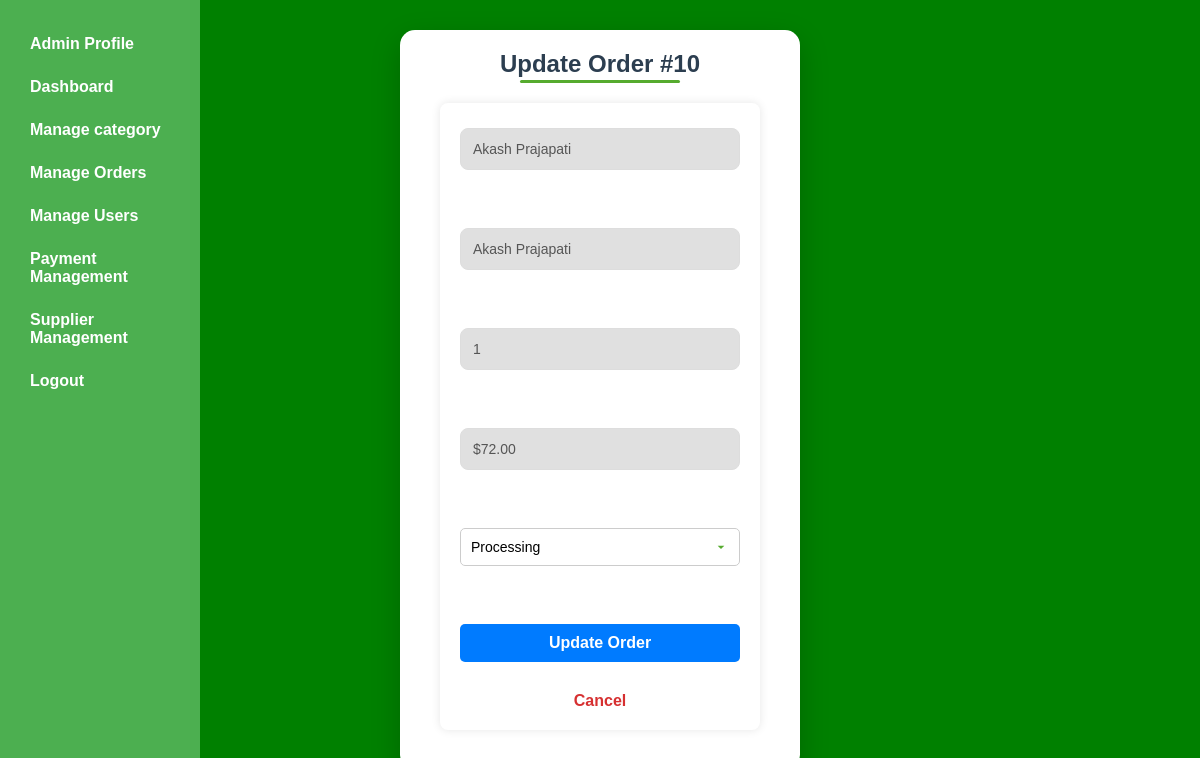
Page /admin/update-orders.php?id=10 (signed in) on the committed database.
### tables this page shows
CREATE TABLE IF NOT EXISTS `orders` (
  `id` int NOT NULL AUTO_INCREMENT,
  `user_id` int NOT NULL,
  `name` varchar(255) NOT NULL,
  `address` text NOT NULL,
  `email` varchar(255) NOT NULL,
  `product_name` varchar(255) NOT NULL,
  `quantity` int NOT NULL,
  `total_price` decimal(10,2) NOT NULL,
  `payment_id` varchar(255) NOT NULL,
  `payment_status` enum('Paid','Failed') DEFAULT 'Failed',
  `order_date` timestamp NULL DEFAULT CURRENT_TIMESTAMP,
  `status` enum('Pending','Processing','Shipped','Delivered','Cancelled') DEFAULT 'Pending',
  PRIMARY KEY (`id`),
  KEY `user_id` (`user_id`)
);

### admin/update-orders.php (the view, shortened to what this page needs)
<?php
include "../config.php";
include "sidebar.php";
$order_id = $_GET['id'];
$query = "SELECT * FROM orders WHERE id = ?";
$stmt = mysqli_prepare($conn, $query);
mysqli_stmt_bind_param($stmt, "i", $order_id);
mysqli_stmt_execute($stmt);
$result = mysqli_stmt_get_result($stmt);
$order = mysqli_fetch_assoc($result);
?>
<!DOCTYPE html>
<html lang="en">
<head>
    <link rel="stylesheet" href="style.css">
</head>
<body>
    <div class="reg-container">
        <h2>Update Order #<?php echo $order['id']; ?></h2>
        <form method="post">
            <input type="text" value="<?php echo htmlspecialchars($order['name']); ?>" name="firstname" disabled><br>
            <input type="text" name="shop" value="<?php echo htmlspecialchars($order['name']); ?>" disabled><br>
            <input type="number" name="email" value="<?php echo $order['quantity']; ?>" disabled><br>
            <input type="text" name="mobile" value="$<?php echo number_format($order['total_price'], 2); ?>" disabled><br>
            <select name="status">
                <option value="Processing" <?php if ($order['status'] == 'Processing') echo 'selected'; ?>>Processing</option>
            </select><br>
            <button type="submit">Update Order</button>
            <a href="manage-order.php">Cancel</a>
        </form>
    </div>
</body>
</html>

### style.css (style rules this page uses)
body { font-family: Arial, sans-serif; margin: 0; padding: 20px; background-color: #f8f9fa; }
h1, h2 { color: #333; text-align: center; }
form { max-width: 400px; margin: 20px auto; padding: 20px; background: #fff; border-radius: 8px; box-shadow: 0px 0px 10px rgba(0, 0, 0, 0.1); }
form input, form select, form textarea, form button { width: 100%; padding: 10px; margin: 5px 0; border: 1px solid #ccc; border-radius: 5px; }
form button { background: #007bff; color: white; border: none; cursor: pointer; }
button { padding: 8px 12px; background: #dc3545; color: white; border: none; border-radius: 5px; cursor: pointer; }

### admin/sidebar.php (style rules this page uses)
* { margin: 0; padding: 0; box-sizing: border-box; font-family: Arial, sans-serif; }
body { display: flex; min-height: 100vh; background: #f4f4f4; }

### admin/update-orders.php (style rules this page uses)
* { margin: 0; padding: 0; box-sizing: border-box; font-family: "Poppins", sans-serif; }
body { display: flex; justify-content: center; align-items: center; min-height: 100vh; background: green; animation: fadeIn 0.8s ease-in-out; }
.reg-container { background: #ffffff; padding: 20px 40px; border-radius: 15px; box-shadow: 0 10px 30px rgba(0, 0, 0, 0.2); width: 100%; max-width: 400px; text-align: center; animation: slideUp 0.5s ease-in-out; }
h2 { font-size: 24px; color: #2c3e50; margin-bottom: 20px; position: relative; padding-bottom: 5px; }
h2::after { content: ""; width: 50%; height: 3px; background: #56ab2f; position: absolute; bottom: 0; left: 50%; transform: translateX(-50%); border-radius: 5px; animation: growLine 0.6s ease-in-out; }
form { display: flex; flex-direction: column; gap: 15px; }
input[type="text"], input[type="number"], select { width: 100%; padding: 12px; border: 1px solid #ddd; border-radius: 8px; font-size: 14px; background: #f9f9f9; transition: 0.3s ease; opacity: 0; transform: translateY(10px); animation: fadeInUp 0.6s ease-in-out forwards; }
input[disabled] { background: #e0e0e0; color: #555; cursor: not-allowed; }
select { appearance: none; background-size: 16px; padding-right: 30px; }
button { width: 100%; padding: 12px; background: #56ab2f; border: none; border-radius: 8px; color: white; font-size: 16px; font-weight: bold; cursor: pointer; transition: background 0.3s ease, transform 0.2s ease; opacity: 0; animation: fadeInUp 0.6s ease-in-out 0.2s forwards; }
a { display: inline-block; text-decoration: none; color: #d63031; font-weight: bold; margin-top: 10px; transition: color 0.3s ease-in-out; }

### rows in the picture
orders: id "10", firstname "Akash Prajapati", shop "Akash Prajapati", email "1", mobile "$72.00", status "Processing"
